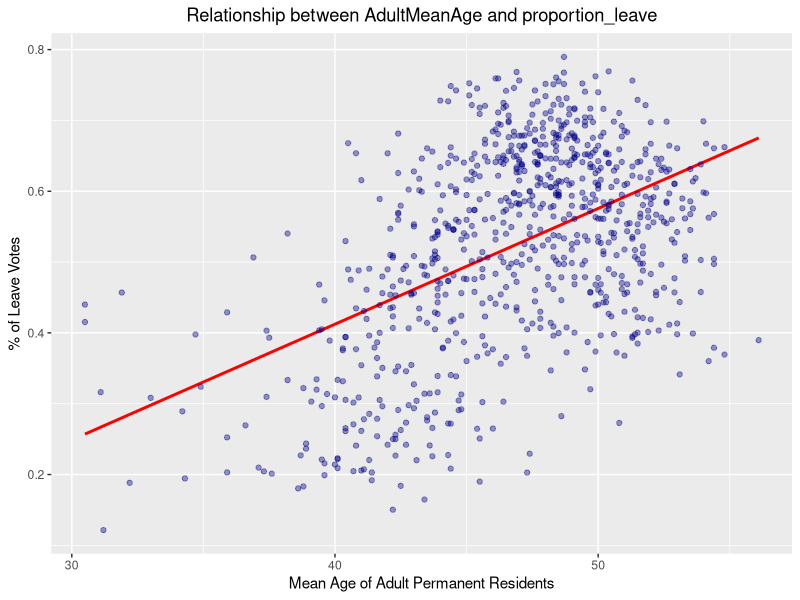
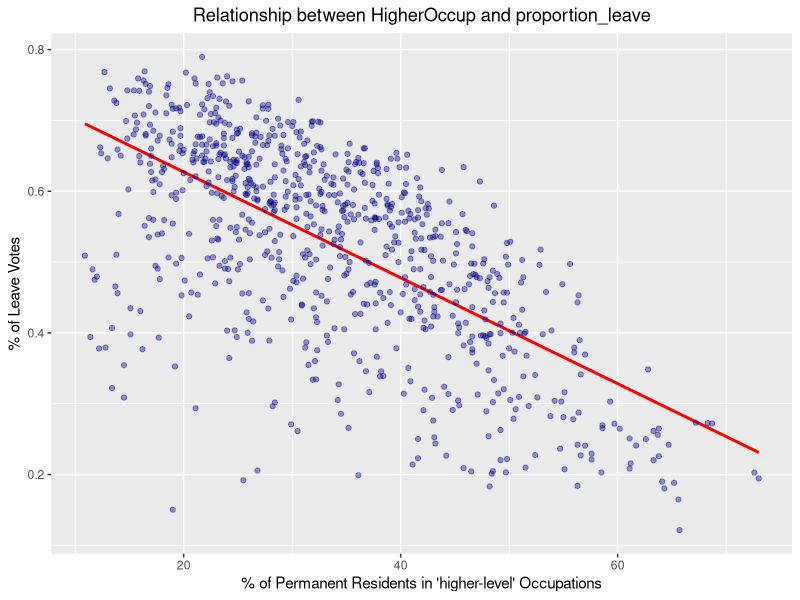
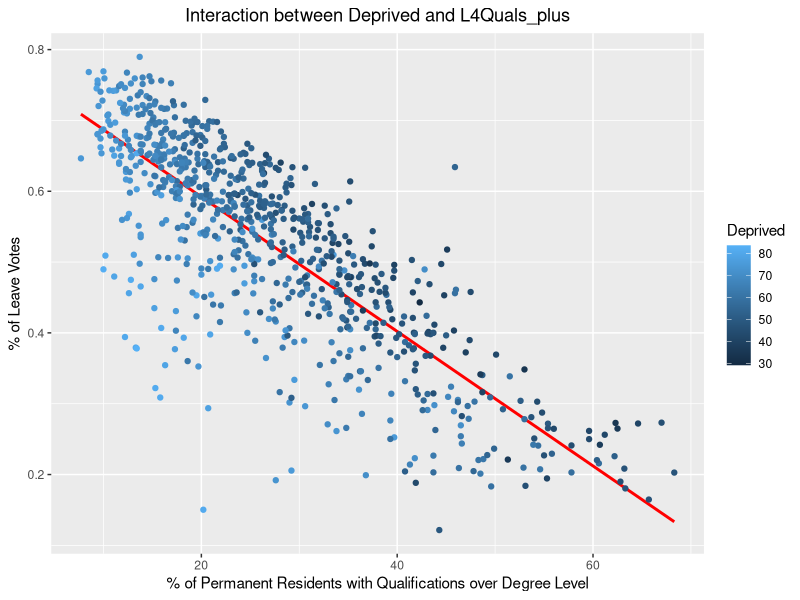
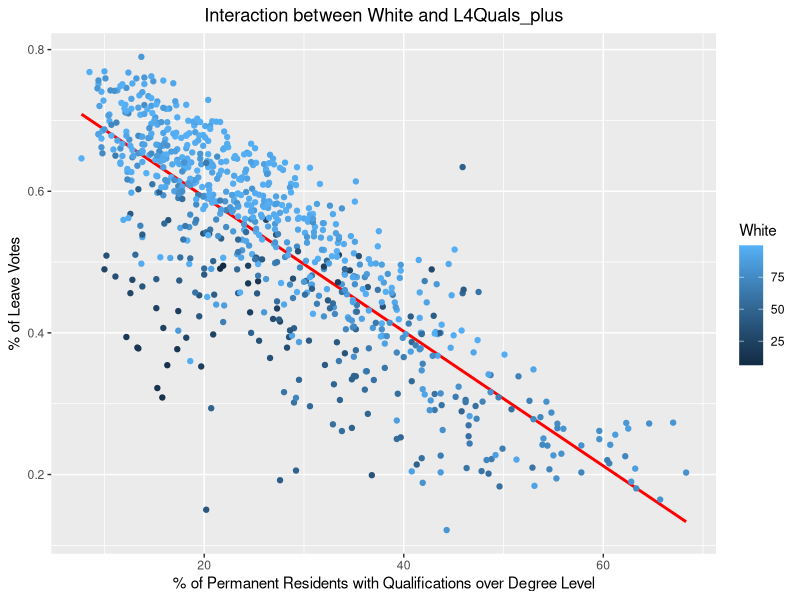
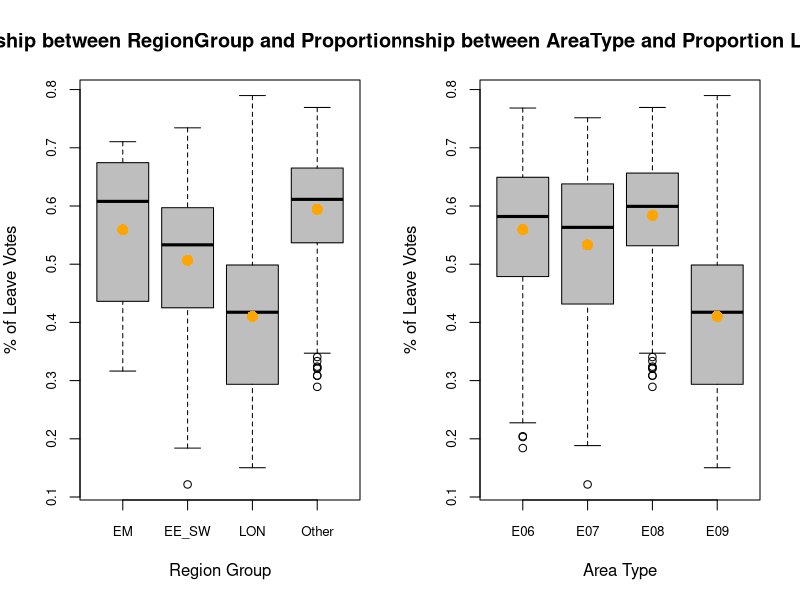
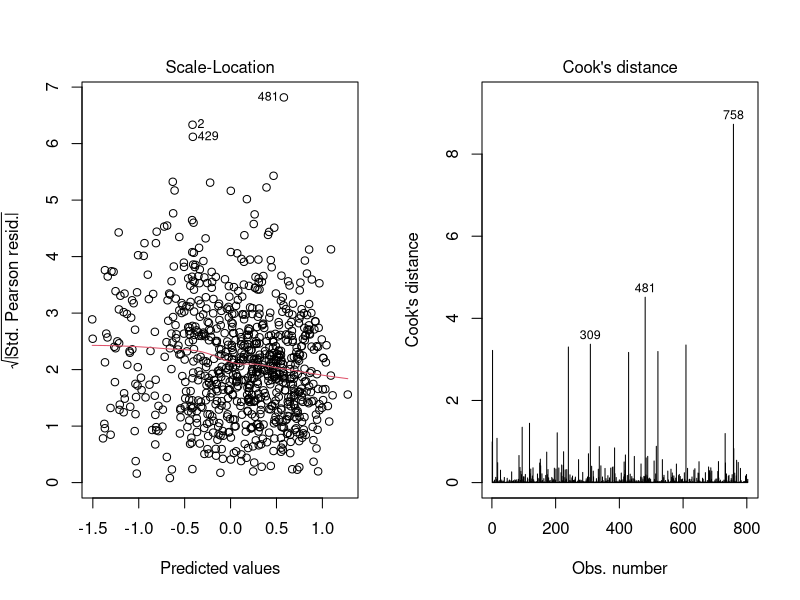

Recreate these plots in R, in order. (Note: this script raises an error after producing the figures.)
#######################################################################
#######################################################################
######                                                           ######
######                 STAT0023 - ICA 2 Main Code                ######
######                                                           ######
#######################################################################
#######################################################################

sink("ICA2_Code_Output.txt")

# Importing Libraries
library("mgcv")
library("ggplot2")
library("grDevices")
library("lattice")
library("MASS")
library("glmnet")

################################################################################

# DATA PROCESSING
cat("\nDATA PROCESSING\n")

cat("######################################################################################################")


# Load the ReferendumResults.csv data into a variable called "Votedata"
Votedata <- read.csv("ReferendumResults.csv")


# HIERACHICAL CLUSTERING - Analysis and Output

library(cluster)
# Compute the average values for each region in the Votedata dataset
avg_region_values <- aggregate(Votedata[, -(1:6)], by=list(Votedata$RegionName), FUN=mean)

# Set the row names of the avg_region_values data frame to the corresponding region names
rownames(avg_region_values) <- avg_region_values[, 1]

# Standardize the average values to have a mean of 0 and standard deviation of 1
standardized_avgs <- scale(avg_region_values[, -1])

# Compute the pairwise distances between the standardized average values using Euclidean distance
pairwise_dists <- dist(standardized_avgs)

# Perform hierarchical clustering using complete linkage and store the resulting tree
hierarchical_tree <- hclust(pairwise_dists, method="complete")

# Create a new factor variable called "RegionGroup" based on the values of "RegionName"
Votedata$RegionGroup <- factor(Votedata$RegionName, 
                               levels = c("East Midlands", "East of England", 
                                          "London", "North East", "North West", 
                                          "South East", "South West", "West Midlands", 
                                          "Yorkshire and The Humber"))

# Rename the levels of the "RegionGroup" factor variable based on the region numbers
levels(Votedata$RegionGroup) <- c("EM", "EE_SW", "LON", "Other", "Other", "EE_SW", 
                                  "EE_SW", "Other", "Other")

# Remove rows where the "Leave" column is -1, and save the updated dataframe to "Votedata"
testing <- Votedata[Votedata$Leave == -1,]
Votedata <- Votedata[Votedata$Leave != -1,]

# Determine the optimal number of clusters
clustered_regions <- cutree(hierarchical_tree, k=4)
cat("\nDisplay the new numbered labelling of RegionName, we'll relabel them with the corresponding Categorical labels we:\n")
print(clustered_regions)

# Create a new variable called "proportion_leave" by dividing the "Leave" column 
# by the "NVotes" column
Votedata$proportion_leave <- Votedata$Leave / Votedata$NVotes

# Display the summary statistics of the proportion of leave votes in each ward
cat("\nDisplay the summary statistics of the proportion of leave votes in each ward:\n")
print(summary(Votedata$proportion_leave))

# View the first few rows of the updated dataframe
cat("\nView the first few rows of the updated dataframe\n")
print(head(Votedata))


################################################################################

# EXPLORATORY DATA ANALYSIS
cat("\nEXPLORATORY DATA ANALYSIS\n")

cat("######################################################################################################")


# Calculate the correlation between the proportion of people who voted Leave and 
# the average adult age
cat("\nCalculate the correlation between the proportion of people who voted Leave and the average adult age\n")

print(round(cor(Votedata$proportion_leave, Votedata$AdultMeanAge),2))

# Calculate the correlation between the proportion of people who voted Leave and 
# the overall mean age
cat("\nCalculate the correlation between the proportion of people who voted Leave and the overall mean age\n")
print(round(cor(Votedata$proportion_leave, Votedata$MeanAge),2))

# Figure 1: Scatter plot of proportion_leave against AdultMeanAge
cat("\nFigure 1: Included Separately\n")
plot1 <- ggplot(Votedata, mapping = aes(x=AdultMeanAge, y = proportion_leave)) +
  stat_smooth(method = "lm", col = "red", se = FALSE) +
  geom_point(color = "darkblue", alpha=0.4) +
  labs(x = "Mean Age of Adult Permanent Residents",
       y = "% of Leave Votes") +
  ggtitle("Relationship between AdultMeanAge and proportion_leave") +
  theme(plot.title = element_text(hjust = 0.5))
print(plot1)

# Calculate the correlation between the percentage of people aged 20-24 and 65-74 
# who voted
cat("\nCalculate the correlation between the percentage of people aged 20-24 and 65-74 who voted\n")
print(round(cor(Votedata$Age_20to24, Votedata$Age_65to74),2))

# Calculate the correlation between the proportion of people who voted Leave and 
# the percentage of people with L4 qualifications or higher
cat("\nCalculate the correlation between the proportion of people who voted Leave and the percentage of people with L4 qualifications or higher\n")
print(round(cor(Votedata$proportion_leave, Votedata$L4Quals_plus),2))

# Figure 2: Scatter plot of proportion_leave against HigherOccup
cat("\nFigure 2: Included Separately\n")
plot2 <- ggplot(Votedata, mapping = aes(x=HigherOccup, y = proportion_leave)) +
  stat_smooth(method = "lm", col = "red", se = FALSE) +
  geom_point(color = "darkblue", alpha=0.4) +
  labs(x = "% of Permanent Residents in 'higher-level' Occupations",
       y = "% of Leave Votes") +
  ggtitle("Relationship between HigherOccup and proportion_leave") +
  theme(plot.title = element_text(hjust = 0.5))
print(plot2)

# Calculate the correlation between the proportion of people who voted Leave and
# the percentage of people in higher occupation categories
cat("\nCalculate the correlation between the proportion of people who voted Leave and the percentage of people in higher occupation categories\n")
print(round(cor(Votedata$proportion_leave, Votedata$HigherOccup),2))


# Calculate the correlation between Education and Occupation group 
cat("\nCalculate the correlation between Education and Occupation group \n")
print(cor(Votedata[c("NoQuals", "L4Quals_plus", "HigherOccup", "RoutineOccupOrLTU")]))

# Calculate the correlation between the proportion of people who voted Leave and 
# the percentage of people in privately rented accommodation, as well as social housing
cat("\nCalculate the correlation between the proportion of people who voted Leave and the percentage of people in privately rented accommodation, as well as social housing\n")
print(cor(Votedata[c("proportion_leave", "PrivateRent", "SocialRent")]))


# Calculate the correlation between the three social grade variables
cat("\nCalculate the correlation between the three social grade variables\n")
print(cor(Votedata[c("C1C2DE", "C2DE", "DE")]))

# Figure 3: Interaction between L4Quals_plus and Deprived
cat("\nFigure 3: Included Separately\n")
plot3 <- ggplot(Votedata, mapping = aes(x=L4Quals_plus, y = proportion_leave, color = Deprived)) +
  stat_smooth(method = "lm", col = "red", se = FALSE) +
  geom_point() +
  scale_color_gradient() +
  labs(x = "% of Permanent Residents with Qualifications over Degree Level",
       y = "% of Leave Votes") +
  ggtitle("Interaction between Deprived and L4Quals_plus") +
  theme(plot.title = element_text(hjust = 0.5))
print(plot3)

# Calculate the correlation between the proportion of people who voted Leave and 
# the population density
cat("\nCalculate the correlation between the proportion of people who voted Leave and the population density\n")
print(round(cor(Votedata$proportion_leave, Votedata$Density),2))


# Figure 4: Box Plots of proportion_leave against RegionGroup and AreaType

# proportion_leave & RegionGroup

cat("\nFigure 4: Included Separately\n")

png("Figure 4.png", width = 1000, height = 500)

par(mfrow = c(1, 2), mar = c(5, 4, 4, 2))

boxplot(Votedata$proportion_leave~Votedata$RegionGroup, ylab = "% of Leave Votes", xlab = "Region Group",
        col = "grey", main = "Relationship between RegionGroup and Proportion Leave Votes", cex.axis = 0.8)
points(c(mean(Votedata$proportion_leave[Votedata$RegionGroup=="EM"]),
         mean(Votedata$proportion_leave[Votedata$RegionGroup=="EE_SW"]),
         mean(Votedata$proportion_leave[Votedata$RegionGroup=="LON"]),
         mean(Votedata$proportion_leave[Votedata$RegionGroup=="Other"])),
       pch=16, cex=1.5,col="orange")

# proportion_leave & AreaType

boxplot(Votedata$proportion_leave~Votedata$AreaType, ylab = "% of Leave Votes", xlab = "Area Type",
        col = "grey", main = "Relationship between AreaType and Proportion Leave Votes", cex.axis = 0.8)
points(c(mean(Votedata$proportion_leave[Votedata$AreaType=="E06"]),
         mean(Votedata$proportion_leave[Votedata$AreaType=="E07"]),
         mean(Votedata$proportion_leave[Votedata$AreaType=="E08"]),
         mean(Votedata$proportion_leave[Votedata$AreaType=="E09"])),
       pch=16, cex=1.5,col="orange")

dev.off()



# Figure 5: Interaction between L4Quals_plus and White

cat("\nFigure 5: Included Separately\n")

plot5 <- ggplot(Votedata, mapping = aes(x=L4Quals_plus, y = proportion_leave, color = White)) +
                stat_smooth(method = "lm", col = "red", se = FALSE) +
                geom_point() +
                scale_color_gradient() +
                labs(x = "% of Permanent Residents with Qualifications over Degree Level",
                     y = "% of Leave Votes") +
                ggtitle("Interaction between White and L4Quals_plus") +
                theme(plot.title = element_text(hjust = 0.5))
print(plot5)


################################################################################
cat("######################################################################################################")


# MODELLING
cat("\nMODELLING\n")
cat("######################################################################################################")


# MODEL 1: ALL RELEVANT VARIABLES AND INTERACTION TERMS
model1 <- glm(proportion_leave ~
                RegionGroup
              + AdultMeanAge
              + White
              + Owned
              + OwnedOutright
              + PrivateRent
              + NoQuals
              + L4Quals_plus
              + Unemp
              + UnempRate_EA
              + RoutineOccupOrLTU
              + HigherOccup
              + Density
              + Deprived
              + MultiDepriv
              + C2DE
              + DE
              + White * L4Quals_plus
              + L4Quals_plus*Deprived
              , weight = NVotes, family=binomial(link="logit"), data = Votedata)

# Summary output of Model 1
cat("\nMODEL 1 Output:\n")
print(summary(model1))


# MODEL 1: DIAGNOSTIC PLOTS

cat("\nFigure 6: Included Separately\n")

png(file = "Figure 6.png", width = 800, height = 400)

par(mfrow = c(1,2))
plot(model1, which = c(3,4))

dev.off()


# Calculate Variance of Pearson Residuals

cat("\nCalculate Variance of Pearson Residuals\n")

print(sum(resid(model1,type="pearson")^2 ) / model1$df.residual)

# Calculate number of influential observation based on Cook's distance values

cat("\nCalculate number of influential observation based on Cook's distance values\n")

print(sum(cooks.distance(model1) > (8/(803-2*22))))


cat("######################################################################################################")


# MODEL 2: Account for Over dispersion

model2 <- update(model1, .~., family=quasibinomial(link="logit"))

cat("\nMODEL 2 Output\n")
print(summary(model2))

# Calculate number of influential observation based on Cook's Distance values

cat("\nCalculate number of influential observation based on Cook's Distance values\n")
print(sum(cooks.distance(model2) > (8/(803-2*22))))


cat("######################################################################################################")

# MODEL 3: Evaluating covariates from Model 2

cat("\nMODEL 3\n")


# Remove the 'Owned' covariate from Model 2 and create a new model & Compare the original model and the new model using an ANOVA test
cat("\nRemove the 'Owned' covariate from Model 2 and new model & Compare the original model and the new model using an ANOVA test\n")
model2_remove1 <- update(model2, .~. - Owned)
print(anova(model2, model2_remove1, test = "F"))

cat("######################################################################################################")

# Remove the 'OwnedOutright' covariate from the previous model and create a new model 
cat("\nRemove the 'OwnedOutright' covariate from the previous model and create a new model\n")
model2_remove2 <- update(model2_remove1, .~. - OwnedOutright)
print(anova(model2_remove1, model2_remove2, test = "F"))

cat("######################################################################################################")

# Remove the 'PrivateRent' covariate from the previous model and create a new model
cat("\nRemove the 'PrivateRent' covariate from the previous model and create a new model\n")
model2_remove3 <- update(model2_remove2, .~. - PrivateRent)
print(anova(model2_remove2, model2_remove3, test = "F"))

cat("######################################################################################################")


# Create FINAL MODEL 3 by removing all covariates from Model 2 that were evaluated in the previous steps

model3 <- update(model2, .~. - Owned - OwnedOutright - PrivateRent)

# Print a summary of Model 3
cat("\nModel 3 Output\n")
summary(model3)

# Calculate the ratio of deviance of model2 to its null deviance
cat("\nCalculate the ratio of deviance of model2 to its null deviance\n")
print(1 - model2$deviance / model2$null.deviance)

# Calculate the ratio of deviance of model3 to its null deviance
cat("\nCalculate the ratio of deviance of model3 to its null deviance\n")
print(1 - model3$deviance / model3$null.deviance)

# Calculate number of influential observation based on Cook's Distance values
cat("\nCalculate number of influential observation based on Cook's Distance values\n")
print(sum(cooks.distance(model3) > (8/(803-2*15))))


######################################################################################################
cat("######################################################################################################")

################################################################################

# MODELLING WITH REGULARIZATION AND CROSS-VALIDATION (MODEL 4)

cat("\nMODELLING WITH REGULARIZATION AND CROSS-VALIDATION (MODEL 4)\n")
cat("######################################################################################################")

# Preparing data for glmnet
x <- model.matrix(~., data = Votedata[, -which(names(Votedata) == "proportion_leave")])
y <- Votedata$proportion_leave

# Cross-validation for LASSO Logistic Regression
set.seed(123)  # For reproducibility
cv_fit <- cv.glmnet(x, y, family = "binomial", alpha = 1) # LASSO

# Best model at minimum lambda
best_model <- glmnet(x, y, family = "binomial", lambda = cv_fit$lambda.min)

# Summary of Model 4
cat("\nSummary of Model 4 (Regularized Logistic Regression):\n")
print(summary(best_model))


# PREDICTION

# FITTING ON TRAINING DATA

prediction_1 <- predict(model1, data = Votedata, se.fit = TRUE, type = 'response')
prediction_2 <- predict(model2, data = Votedata, se.fit = TRUE, type = 'response')
prediction_3 <- predict(model3, data = Votedata, se.fit = TRUE, type = 'response')
prediction_4 <- predict(model3, data = Votedata, se.fit = TRUE, type = 'response')



plot_prediction <- function(prediction, model_num) {
  
  plot <- ggplot(data = data.frame(x = prediction$fit, y = Votedata$proportion_leave)) + 
              geom_point(aes(x = x, y = y), size = 3, alpha = 0.4, color = "darkblue") +
              labs(x = "Predicted Proportion of Leave Votes",
                   y = "Observed Proportion of Leave Votes",
              title = paste0("Model ", model_num)) +
              geom_abline(intercept=0, slope=1, color="red") +
              xlim(0, 1) +
              theme(plot.title = element_text(hjust = 0.5))
              return(plot)
}

plot7 <- plot_prediction(prediction_1, 1)
plot8 <- plot_prediction(prediction_2, 2)
plot9 <- plot_prediction(prediction_3, 3)

cat("\nFigure 7: Included Separately\n")
cat("\nFigure 8: Included Separately\n")
cat("\nFigure 9: Included Separately\n")


# PREDICTION ON PROVIDED MISSING DATA

prediction_final <- predict(model3, newdata = testing, se.fit = TRUE, type = 'response')

# Create a data frame with the prediction and standard error
prediction_df <- data.frame(testing$ID, prediction_final$fit, prediction_final$se.fit)

# Write the data frame to a .dat file
write.table(prediction_df, "ICA_GROUP_J_pred", sep = " ", row.names = FALSE, col.names = FALSE)


######################################################################################################


# EXPORT THE PLOTS

ggsave("Figure 1.png", plot=plot1, width=8, height=4)
ggsave("Figure 2.png", plot=plot2, width=8, height=4)
ggsave("Figure 3.png", plot=plot3, width=8, height=4)
# Figure 4 plot use PNG function to save
ggsave("Figure 5.png", plot=plot5, width=8, height=4)
# Figure 6 is Diagnostic Plot of Model 1, use PNG
ggsave("Figure 7.png", plot=plot7, width=8, height=4)
ggsave("Figure 8.png", plot=plot8, width=8, height=4)
ggsave("Figure 9.png", plot=plot9, width=8, height=4)

sink(); par(mfrow=c(1,1))






